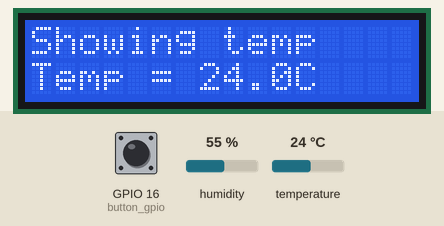
The program below on a simulated Raspberry Pi (BCM pin numbers). Shown: 16×2 character LCD. The test bench sets the inputs (shaded band); at power-on: GPIO 16 (button_gpio) HIGH, humidity 55 %, temperature 24 °C. The clock reads 2024-03-15 10:24:30 at power-on unless the program sets it; no MQTT or app messages arrive unless stated; threads take turns every 2 ms; library files of the repository ran but are not shown: lcd_lib.py; what the program prints to the terminal is not drawn.

Above: at 1.5 s.
1.6 s: GPIO 16 (button_gpio) pulled LOW for 2.95 s
At 6.2 s:
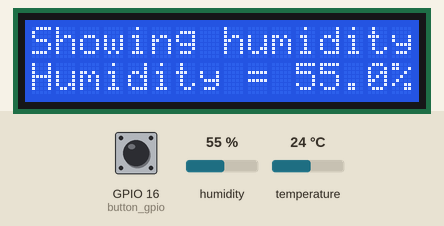
11.5 s: humidity set to 22 %
At 13.9 s:
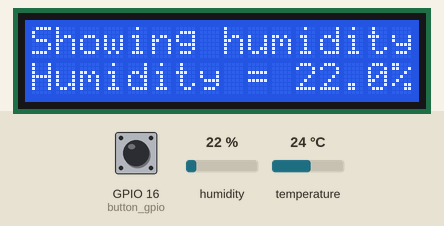
17.1 s: humidity set to 40 %
At 19.4 s:
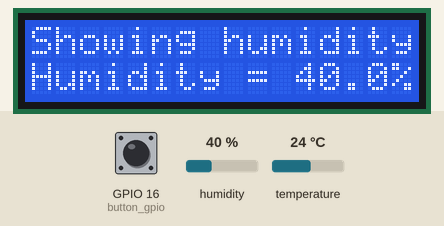
22.4 s: temperature set to 12 °C
28.7 s: GPIO 16 (button_gpio) pulled LOW for 2.95 s
At 33.8 s:
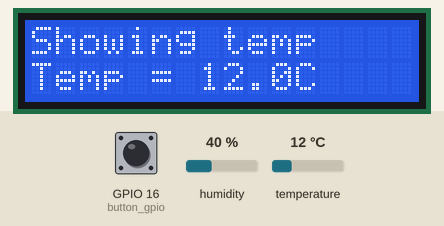
37.6 s: temperature set to 19 °C
At 39.4 s:
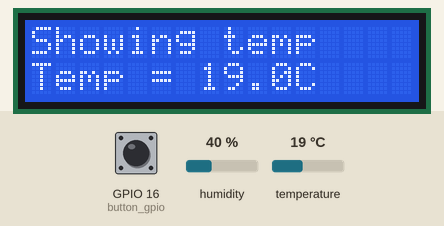
Timing chart, 0 to 40.9 s (numbered marks = the images above; inputs shaded):
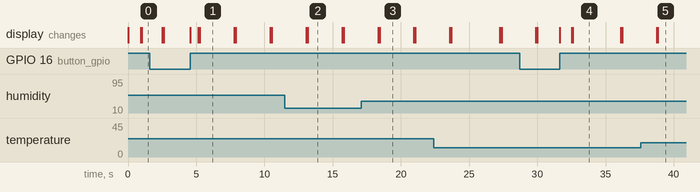

The program:

weatherStation.py
```python
import sys
import time
import threading
import uuid
from datetime import datetime

import Adafruit_DHT
import RPi.GPIO as GPIO
import serial
import pynmea2
import signal

import RaspberrypiCode.lcd_lib

from RaspberrypiCode.publisher import *


# -------------------------------------------------------
# -------------- VARIABLES' DECLARATIONS ----------------
# -------------------------------------------------------

should_measure_temperature = True

global last_temperature
last_temperature = 0

global last_minute
last_minute = 0

global last_hour
last_hour = 0

global device_id
device_id = ':'.join(['{:02x}'.format((uuid.getnode() >> ele) & 0xff) for ele in range(0, 8*6, 8)][::-1])

global device_location
device_location = None

global threads
threads = []

global is_finished
is_finished = False

exit_event = threading.Event()

# -------------------------------------------------------
# ------------------ GPS INCLUSION ----------------------
# -------------------------------------------------------

mport = "/dev/serial0"

ser = serial.Serial(mport,9600 ,timeout = 2)

def get_GPS_location():
    while True:
        try:
            str = ser.readline().decode()
            if str.find('GGA') > 0:
                msg = pynmea2.parse(str)
                device_location = ("Timestamp: %s -- Lat: %s %s -- Lon: %s %s -- Altitude: %s %s -- Satellites: %s" % (msg.timestamp, msg.lat, msg.lat_dir, msg.lon, msg.lon_dir, msg.altitude, msg.altitude_units, msg.num_sats))
        except:
            continue


# -------------------------------------------------------
# ----------------- LCD REPRESENTATION ------------------
# -------------------------------------------------------
global lcd
lcd = None
lcd = RaspberrypiCode.lcd_lib.lcd()
lcd.lcd_write(RaspberrypiCode.lcd_lib.LCD_CLEARDISPLAY)

def show_measure(measure):
    lcd.lcd_clear()

    lcd_line_1 = "Default message"
    lcd_line_2 = "Default message"

    if(should_measure_temperature):
        lcd_line_1 = "Showing temp" if measure is not None else "Sensore failure"
        lcd_line_2 = "Temp = " + str(measure) + "C" if measure is not None else "Temp = Undefined"
    else:
        lcd_line_1 = "Showing humidity" if measure is not None else "Sensore failure"
        lcd_line_2 = "Humidity = " + str(measure) + "%" if measure is not None else "Humidity = Undefined"

    lcd.lcd_display_string(lcd_line_1, 1)
    lcd.lcd_display_string(lcd_line_2, 2)

# -------------------------------------------------------
# --------------- BUTTON FUNCTIONALITY ------------------
# -------------------------------------------------------

button_gpio = 16

def signal_handler(sig, frame):

    exit_event.set()
    for t in threads:
        t.join()

    GPIO.cleanup()
    lcd.lcd_clear()

    device_id, device_state, device_location, device_timestamp = get_device_info()
    send_device_info(device_id, "OFF", device_location, datetime.now().strftime("%Y/%d/%m %H:%M:%S"))

    disconnect()

    sys.exit(0)

def button_pressed_callback(channel):
    lcd.lcd_clear()
    global should_measure_temperature
    should_measure_temperature = not should_measure_temperature


# -------------------------------------------------------
# ---------------- DEVICES MICROSERVICE -----------------
# -------------------------------------------------------
def get_device_info():
    #device_location = get_GPS_location()
    device_location = "myLocation"
    device_state = "ON"
    device_timestamp = datetime.now().strftime("%Y/%d/%m %H:%M:%S")

    return device_id, device_state, device_location, device_timestamp

def devices_microservice():
    # First device info record
    device_id, device_state, device_location, device_timestamp = get_device_info()

    send_device_info(device_id, device_state, device_location, device_timestamp)

    last_hour = int(datetime.now().strftime("%H"))

    print("FIRST DEVICE INFO ->" "id = " + str(device_id) + " state = " + str(device_state) + " location = " + str(device_location) + " time =" + str(device_timestamp))

    # Main loop
    while True:
        current_hour = int(datetime.now().strftime("%H"))

        # If the hour has changed, we send the new device information
        if current_hour != last_hour:
            device_id, device_location, device_timestamp = get_device_info()

            print("DEVICE INFO ->" "id = " + str(device_id) + " state = " + str(device_state) + " location = " + str(device_location) + " time =" + str(device_timestamp))

            send_device_info(device_id, device_location, device_timestamp)

        if(exit_event.is_set()):
            print("Device microservice ended")
            break

        time.sleep(2)


# -------------------------------------------------------
# ------------- MEASUREMENTS MICROSERVICE ---------------
# -------------------------------------------------------

def measure_environment():
    DHT_SENSOR = Adafruit_DHT.DHT11
    DHT_PIN = 4

    temperature, humidity = Adafruit_DHT.read(DHT_SENSOR, DHT_PIN)

    return humidity, temperature

def get_measurement():
    # Measure both temperature and humidity
    temperature, humidity = measure_environment()

    # Record the timestamp
    timestamp = datetime.now().strftime("%Y/%d/%m %H:%M:%S")

    return temperature, humidity, timestamp

def measurements_microservice():
    # First measurement info record
    temperature, humidity, timestamp = get_measurement()

    # Show the measure on the lcd display
    if(should_measure_temperature):
        show_measure(temperature)
    else:
        show_measure(humidity)

    if (temperature is not None and humidity is not None):
        send_measurement(temperature, humidity, timestamp)

    # We need to track the starting temperature and the first minute in order to implement the correct intervals
    last_temperature = temperature
    last_minute = int(datetime.now().strftime("%M"))

    print("FIRST MEASURE INFO ->" + " temperature= " + str(temperature) + " humidity= " + str(humidity) + " timestamp= " + str(timestamp))

    # Main loop
    while True:
        # Get the measurement information
        temperature, humidity, timestamp = get_measurement()


        # Show the measure on the lcd display
        if(should_measure_temperature):
            show_measure(temperature)
        else:
            show_measure(humidity)


        # Check the minute we are currently at
        current_minute = int(datetime.now().strftime("%M"))


        # If the temperature has changed or if is has past a minute, we send the new measurement information
        if (temperature is not None and humidity is not None) and (last_minute != current_minute or last_temperature != temperature):
            send_measurement(temperature, humidity, timestamp)

            print("MEASURE INFO -> " + "temperature= " + str(temperature) + " humidity= " + str(humidity) + " timestamp= " + str(timestamp))

            # We update both the last temperature and last minute only if they have changed
            last_temperature = temperature if last_temperature != temperature else last_temperature
            last_minute = current_minute if last_minute != current_minute else last_minute

        if(exit_event.is_set()):
            print("Measurements microservice ended")
            break

        time.sleep(2)


# -------------------------------------------------------
# ------------------ MAIN FUNCTION ----------------------
# -------------------------------------------------------

if __name__ == "__main__":
    # Set up device's configuration
    GPIO.setmode(GPIO.BCM)

    # Set up button
    GPIO.setup(button_gpio, GPIO.IN, pull_up_down = (GPIO.PUD_UP))
    GPIO.add_event_detect(button_gpio, GPIO.RISING, callback=button_pressed_callback, bouncetime=200)
    signal.signal(signal.SIGINT, signal_handler)

    # Make the connection
    make_connection()

    # Thread management
    try:
        mThread = threading.Thread(name="mThread", target=measurements_microservice)
        threads.append(mThread)
        mThread.daemon = True
        mThread.start()

        dThread = threading.Thread(name="dThread", target=devices_microservice)
        threads.append(dThread)
        dThread.daemon = True
        dThread.start()
    except:
        print("Error in threads creation")

    while(True):
        time.sleep(0.5)
```

publisher.py
```python
import paho.mqtt.client as mqtt
import time
from datetime import datetime

def on_connect(client, userdate, flags, rc):
    if rc == 0:
        print("Connect success")
    else:
        print("Connect fail with code", {rc})

client = mqtt.Client()

def make_connection():
    client.username_pw_set(username="Have a nice day! :D", password="Have a nice day! :D")

    client.on_connect = on_connect

    client.will_set('device_state', payload="OFF")
    client.will_set('device_timestamp', payload=datetime.now().strftime("%Y/%d/%m %H:%M:%S"))

    client.connect("34.78.224.246", 1883, 60)

def disconnect():
    client.disconnect()

def send_measurement(temperature, humidity, timestamp):
    client.publish('temperature', payload=temperature, qos=0, retain=False)
    client.publish('humidity', payload=humidity, qos=0, retain=False)
    client.publish('timestamp', payload=timestamp, qos=0, retain=False)

    time.sleep(1)

def send_device_info(device_id, device_state, device_location, device_timestamp):
    client.publish('device_id', payload=device_id, qos=0, retain=False)
    client.publish('device_state', payload=device_state, qos=0, retain=False)
    client.publish('device_location', payload=device_location, qos=0, retain=False)
    client.publish('device_timestamp', payload=device_timestamp, qos=0, retain=False)

    time.sleep(1)
```

Measured:
- after the input at 11.5 s, the display: first differs from a run without the input after 1.7 s (image 2)
- after the input at 17.1 s, the display: first differs from a run without the input after 1.3 s (image 3)
- after the input at 37.6 s, the display: first differs from a run without the input after 1.2 s (image 5)
- what the display in image 1 shows lasts 2.6 s, from 5.2 s to 7.8 s
- what the display in image 4 shows lasts 3.5 s, from 32.6 s to 36.1 s
